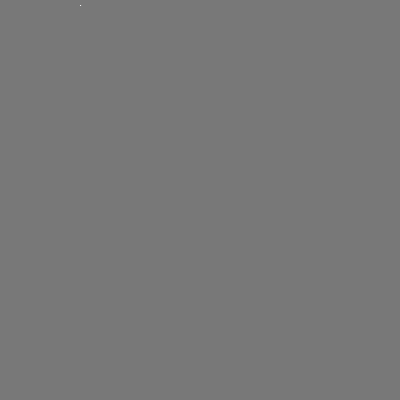
Frame 1 (no input)
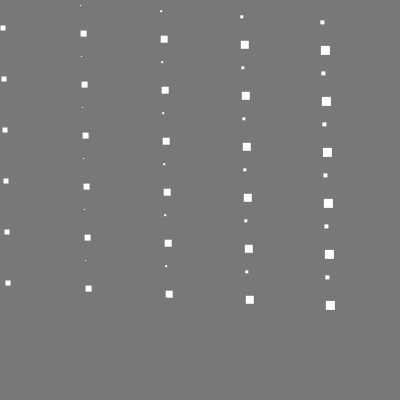
Frame 60 (no input)
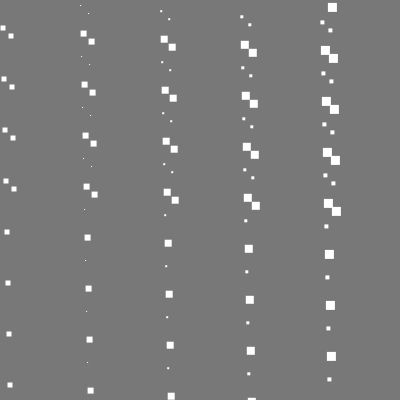
Frame 120 (the mouse pressed at the canvas centre since frame 60)

The p5.js sketch that drew these frames (run headless with seeded random() and noise() and a simulated clock; from frame 60 on, the mouse is pressed at the canvas centre):

// p5.js sketch
// ── sketch.js
function setup() {
	createCanvas(400, 400);
	background(120);
}

function draw() {
	noStroke();
	square(frameCount *80.1%400, frameCount  *5.1%400, frameCount%10);
}
